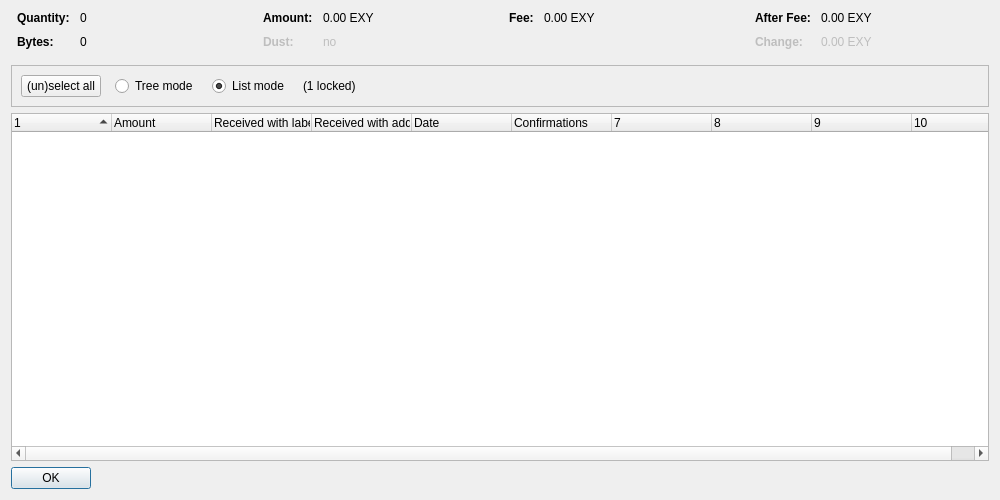
<?xml version="1.0" encoding="UTF-8"?>
<ui version="4.0">
 <class>CoinControlDialog</class>
 <widget class="QDialog" name="CoinControlDialog">
  <property name="geometry">
   <rect>
    <x>0</x>
    <y>0</y>
    <width>1000</width>
    <height>500</height>
   </rect>
  </property>
  <property name="windowTitle">
   <string>Coin Selection</string>
  </property>
  <layout class="QVBoxLayout" name="verticalLayout">
   <item>
    <layout class="QHBoxLayout" name="horizontalLayoutTop" stretch="0,0,0,0">
     <property name="topMargin">
      <number>0</number>
     </property>
     <property name="bottomMargin">
      <number>10</number>
     </property>
     <item>
      <layout class="QFormLayout" name="formLayoutCoinControl1">
       <property name="horizontalSpacing">
        <number>10</number>
       </property>
       <property name="verticalSpacing">
        <number>10</number>
       </property>
       <property name="leftMargin">
        <number>6</number>
       </property>
       <property name="rightMargin">
        <number>6</number>
       </property>
       <item row="0" column="0">
        <widget class="QLabel" name="labelCoinControlQuantityText">
         <property name="font">
          <font>
           <weight>75</weight>
           <bold>true</bold>
          </font>
         </property>
         <property name="text">
          <string>Quantity:</string>
         </property>
        </widget>
       </item>
       <item row="0" column="1">
        <widget class="QLabel" name="labelCoinControlQuantity">
         <property name="cursor">
          <cursorShape>IBeamCursor</cursorShape>
         </property>
         <property name="contextMenuPolicy">
          <enum>Qt::ActionsContextMenu</enum>
         </property>
         <property name="text">
          <string notr="true">0</string>
         </property>
         <property name="textInteractionFlags">
          <set>Qt::LinksAccessibleByMouse|Qt::TextSelectableByKeyboard|Qt::TextSelectableByMouse</set>
         </property>
        </widget>
       </item>
       <item row="1" column="0">
        <widget class="QLabel" name="labelCoinControlBytesText">
         <property name="font">
          <font>
           <weight>75</weight>
           <bold>true</bold>
          </font>
         </property>
         <property name="text">
          <string>Bytes:</string>
         </property>
        </widget>
       </item>
       <item row="1" column="1">
        <widget class="QLabel" name="labelCoinControlBytes">
         <property name="cursor">
          <cursorShape>IBeamCursor</cursorShape>
         </property>
         <property name="contextMenuPolicy">
          <enum>Qt::ActionsContextMenu</enum>
         </property>
         <property name="text">
          <string notr="true">0</string>
         </property>
         <property name="textInteractionFlags">
          <set>Qt::LinksAccessibleByMouse|Qt::TextSelectableByKeyboard|Qt::TextSelectableByMouse</set>
         </property>
        </widget>
       </item>
      </layout>
     </item>
     <item>
      <layout class="QFormLayout" name="formLayoutCoinControl2">
       <property name="horizontalSpacing">
        <number>10</number>
       </property>
       <property name="verticalSpacing">
        <number>10</number>
       </property>
       <property name="leftMargin">
        <number>6</number>
       </property>
       <property name="rightMargin">
        <number>6</number>
       </property>
       <item row="0" column="0">
        <widget class="QLabel" name="labelCoinControlAmountText">
         <property name="font">
          <font>
           <weight>75</weight>
           <bold>true</bold>
          </font>
         </property>
         <property name="text">
          <string>Amount:</string>
         </property>
        </widget>
       </item>
       <item row="0" column="1">
        <widget class="QLabel" name="labelCoinControlAmount">
         <property name="cursor">
          <cursorShape>IBeamCursor</cursorShape>
         </property>
         <property name="contextMenuPolicy">
          <enum>Qt::ActionsContextMenu</enum>
         </property>
         <property name="text">
          <string notr="true">0.00 EXY</string>
         </property>
         <property name="textInteractionFlags">
          <set>Qt::LinksAccessibleByMouse|Qt::TextSelectableByKeyboard|Qt::TextSelectableByMouse</set>
         </property>
        </widget>
       </item>
       <item row="1" column="0">
        <widget class="QLabel" name="labelCoinControlLowOutputText">
         <property name="enabled">
          <bool>false</bool>
         </property>
         <property name="font">
          <font>
           <weight>75</weight>
           <bold>true</bold>
          </font>
         </property>
         <property name="text">
          <string>Dust:</string>
         </property>
        </widget>
       </item>
       <item row="1" column="1">
        <widget class="QLabel" name="labelCoinControlLowOutput">
         <property name="enabled">
          <bool>false</bool>
         </property>
         <property name="cursor">
          <cursorShape>IBeamCursor</cursorShape>
         </property>
         <property name="contextMenuPolicy">
          <enum>Qt::ActionsContextMenu</enum>
         </property>
         <property name="text">
          <string notr="true">no</string>
         </property>
         <property name="textInteractionFlags">
          <set>Qt::LinksAccessibleByMouse|Qt::TextSelectableByKeyboard|Qt::TextSelectableByMouse</set>
         </property>
        </widget>
       </item>
      </layout>
     </item>
     <item>
      <layout class="QFormLayout" name="formLayoutCoinControl3">
       <property name="horizontalSpacing">
        <number>10</number>
       </property>
       <property name="verticalSpacing">
        <number>10</number>
       </property>
       <property name="leftMargin">
        <number>6</number>
       </property>
       <property name="rightMargin">
        <number>6</number>
       </property>
       <item row="0" column="0">
        <widget class="QLabel" name="labelCoinControlFeeText">
         <property name="font">
          <font>
           <weight>75</weight>
           <bold>true</bold>
          </font>
         </property>
         <property name="text">
          <string>Fee:</string>
         </property>
        </widget>
       </item>
       <item row="0" column="1">
        <widget class="QLabel" name="labelCoinControlFee">
         <property name="cursor">
          <cursorShape>IBeamCursor</cursorShape>
         </property>
         <property name="contextMenuPolicy">
          <enum>Qt::ActionsContextMenu</enum>
         </property>
         <property name="text">
          <string notr="true">0.00 EXY</string>
         </property>
         <property name="textInteractionFlags">
          <set>Qt::LinksAccessibleByMouse|Qt::TextSelectableByKeyboard|Qt::TextSelectableByMouse</set>
         </property>
        </widget>
       </item>
      </layout>
     </item>
     <item>
      <layout class="QFormLayout" name="formLayoutCoinControl4">
       <property name="horizontalSpacing">
        <number>10</number>
       </property>
       <property name="verticalSpacing">
        <number>10</number>
       </property>
       <property name="leftMargin">
        <number>6</number>
       </property>
       <property name="rightMargin">
        <number>6</number>
       </property>
       <item row="0" column="0">
        <widget class="QLabel" name="labelCoinControlAfterFeeText">
         <property name="font">
          <font>
           <weight>75</weight>
           <bold>true</bold>
          </font>
         </property>
         <property name="text">
          <string>After Fee:</string>
         </property>
        </widget>
       </item>
       <item row="0" column="1">
        <widget class="QLabel" name="labelCoinControlAfterFee">
         <property name="cursor">
          <cursorShape>IBeamCursor</cursorShape>
         </property>
         <property name="contextMenuPolicy">
          <enum>Qt::ActionsContextMenu</enum>
         </property>
         <property name="text">
          <string notr="true">0.00 EXY</string>
         </property>
         <property name="textInteractionFlags">
          <set>Qt::LinksAccessibleByMouse|Qt::TextSelectableByKeyboard|Qt::TextSelectableByMouse</set>
         </property>
        </widget>
       </item>
       <item row="1" column="0">
        <widget class="QLabel" name="labelCoinControlChangeText">
         <property name="enabled">
          <bool>false</bool>
         </property>
         <property name="font">
          <font>
           <weight>75</weight>
           <bold>true</bold>
          </font>
         </property>
         <property name="text">
          <string>Change:</string>
         </property>
        </widget>
       </item>
       <item row="1" column="1">
        <widget class="QLabel" name="labelCoinControlChange">
         <property name="enabled">
          <bool>false</bool>
         </property>
         <property name="cursor">
          <cursorShape>IBeamCursor</cursorShape>
         </property>
         <property name="contextMenuPolicy">
          <enum>Qt::ActionsContextMenu</enum>
         </property>
         <property name="text">
          <string notr="true">0.00 EXY</string>
         </property>
         <property name="textInteractionFlags">
          <set>Qt::LinksAccessibleByMouse|Qt::TextSelectableByKeyboard|Qt::TextSelectableByMouse</set>
         </property>
        </widget>
       </item>
      </layout>
     </item>
    </layout>
   </item>
   <item>
    <widget class="QFrame" name="frame">
     <property name="minimumSize">
      <size>
       <width>0</width>
       <height>40</height>
      </size>
     </property>
     <property name="frameShape">
      <enum>QFrame::StyledPanel</enum>
     </property>
     <property name="frameShadow">
      <enum>QFrame::Sunken</enum>
     </property>
     <layout class="QHBoxLayout" name="horizontalLayout">
      <item>
       <layout class="QHBoxLayout" name="horizontalLayoutPanel" stretch="0,0,0,0,0">
        <property name="spacing">
         <number>14</number>
        </property>
        <item>
         <widget class="QPushButton" name="pushButtonSelectAll">
          <property name="sizePolicy">
           <sizepolicy hsizetype="Maximum" vsizetype="Fixed">
            <horstretch>0</horstretch>
            <verstretch>0</verstretch>
           </sizepolicy>
          </property>
          <property name="text">
           <string>(un)select all</string>
          </property>
          <property name="autoDefault">
           <bool>false</bool>
          </property>
         </widget>
        </item>
        <item>
         <widget class="QRadioButton" name="radioTreeMode">
          <property name="sizePolicy">
           <sizepolicy hsizetype="Maximum" vsizetype="Fixed">
            <horstretch>0</horstretch>
            <verstretch>0</verstretch>
           </sizepolicy>
          </property>
          <property name="text">
           <string>Tree mode</string>
          </property>
         </widget>
        </item>
        <item>
         <widget class="QRadioButton" name="radioListMode">
          <property name="sizePolicy">
           <sizepolicy hsizetype="Maximum" vsizetype="Fixed">
            <horstretch>0</horstretch>
            <verstretch>0</verstretch>
           </sizepolicy>
          </property>
          <property name="text">
           <string>List mode</string>
          </property>
          <property name="checked">
           <bool>true</bool>
          </property>
         </widget>
        </item>
        <item>
         <widget class="QLabel" name="labelLocked">
          <property name="text">
           <string notr="true">(1 locked)</string>
          </property>
         </widget>
        </item>
        <item>
         <spacer name="horizontalSpacer">
          <property name="orientation">
           <enum>Qt::Horizontal</enum>
          </property>
          <property name="sizeHint" stdset="0">
           <size>
            <width>40</width>
            <height>20</height>
           </size>
          </property>
         </spacer>
        </item>
       </layout>
      </item>
     </layout>
    </widget>
   </item>
   <item>
    <widget class="CoinControlTreeWidget" name="treeWidget">
     <property name="contextMenuPolicy">
      <enum>Qt::CustomContextMenu</enum>
     </property>
     <property name="sortingEnabled">
      <bool>false</bool>
     </property>
     <property name="columnCount">
      <number>10</number>
     </property>
     <attribute name="headerShowSortIndicator" stdset="0">
      <bool>true</bool>
     </attribute>
     <attribute name="headerStretchLastSection">
      <bool>false</bool>
     </attribute>
     <column>
      <property name="text">
       <string/>
      </property>
     </column>
     <column>
      <property name="text">
       <string>Amount</string>
      </property>
     </column>
     <column>
      <property name="text">
       <string>Received with label</string>
      </property>
     </column>
     <column>
      <property name="text">
       <string>Received with address</string>
      </property>
     </column>
     <column>
      <property name="text">
       <string>Date</string>
      </property>
     </column>
     <column>
      <property name="text">
       <string>Confirmations</string>
      </property>
      <property name="toolTip">
       <string>Confirmed</string>
      </property>
     </column>
     <column>
      <property name="text">
       <string/>
      </property>
     </column>
     <column>
      <property name="text">
       <string/>
      </property>
     </column>
     <column>
      <property name="text">
       <string/>
      </property>
     </column>
     <column>
      <property name="text">
       <string/>
      </property>
     </column>
    </widget>
   </item>
   <item>
    <widget class="QDialogButtonBox" name="buttonBox">
     <property name="sizePolicy">
      <sizepolicy hsizetype="Maximum" vsizetype="Fixed">
       <horstretch>0</horstretch>
       <verstretch>0</verstretch>
      </sizepolicy>
     </property>
     <property name="orientation">
      <enum>Qt::Horizontal</enum>
     </property>
     <property name="standardButtons">
      <set>QDialogButtonBox::Ok</set>
     </property>
    </widget>
   </item>
  </layout>
 </widget>
 <customwidgets>
  <customwidget>
   <class>CoinControlTreeWidget</class>
   <extends>QTreeWidget</extends>
   <header>coincontroltreewidget.h</header>
  </customwidget>
 </customwidgets>
 <resources/>
 <connections/>
</ui>
